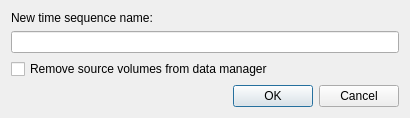
<?xml version="1.0" encoding="UTF-8"?>
<ui version="4.0">
 <class>MakeTimedSequenceDialog</class>
 <widget class="QDialog" name="MakeTimedSequenceDialog">
  <property name="geometry">
   <rect>
    <x>0</x>
    <y>0</y>
    <width>410</width>
    <height>114</height>
   </rect>
  </property>
  <property name="windowTitle">
   <string>Create time sequence</string>
  </property>
  <layout class="QVBoxLayout" name="verticalLayout">
   <item>
    <widget class="QLabel" name="label">
     <property name="text">
      <string>New time sequence name:</string>
     </property>
    </widget>
   </item>
   <item>
    <widget class="QLineEdit" name="EditName"/>
   </item>
   <item>
    <widget class="QCheckBox" name="chkEraseAll">
     <property name="text">
      <string>Remove source volumes from data manager</string>
     </property>
    </widget>
   </item>
   <item>
    <widget class="QDialogButtonBox" name="buttonBox">
     <property name="orientation">
      <enum>Qt::Horizontal</enum>
     </property>
     <property name="standardButtons">
      <set>QDialogButtonBox::Cancel|QDialogButtonBox::Ok</set>
     </property>
    </widget>
   </item>
  </layout>
 </widget>
 <resources/>
 <connections>
  <connection>
   <sender>buttonBox</sender>
   <signal>accepted()</signal>
   <receiver>QimekaTimeSequenceDialog</receiver>
   <slot>accept()</slot>
   <hints>
    <hint type="sourcelabel">
     <x>248</x>
     <y>254</y>
    </hint>
    <hint type="destinationlabel">
     <x>157</x>
     <y>274</y>
    </hint>
   </hints>
  </connection>
  <connection>
   <sender>buttonBox</sender>
   <signal>rejected()</signal>
   <receiver>QimekaTimeSequenceDialog</receiver>
   <slot>reject()</slot>
   <hints>
    <hint type="sourcelabel">
     <x>316</x>
     <y>260</y>
    </hint>
    <hint type="destinationlabel">
     <x>286</x>
     <y>274</y>
    </hint>
   </hints>
  </connection>
 </connections>
</ui>
